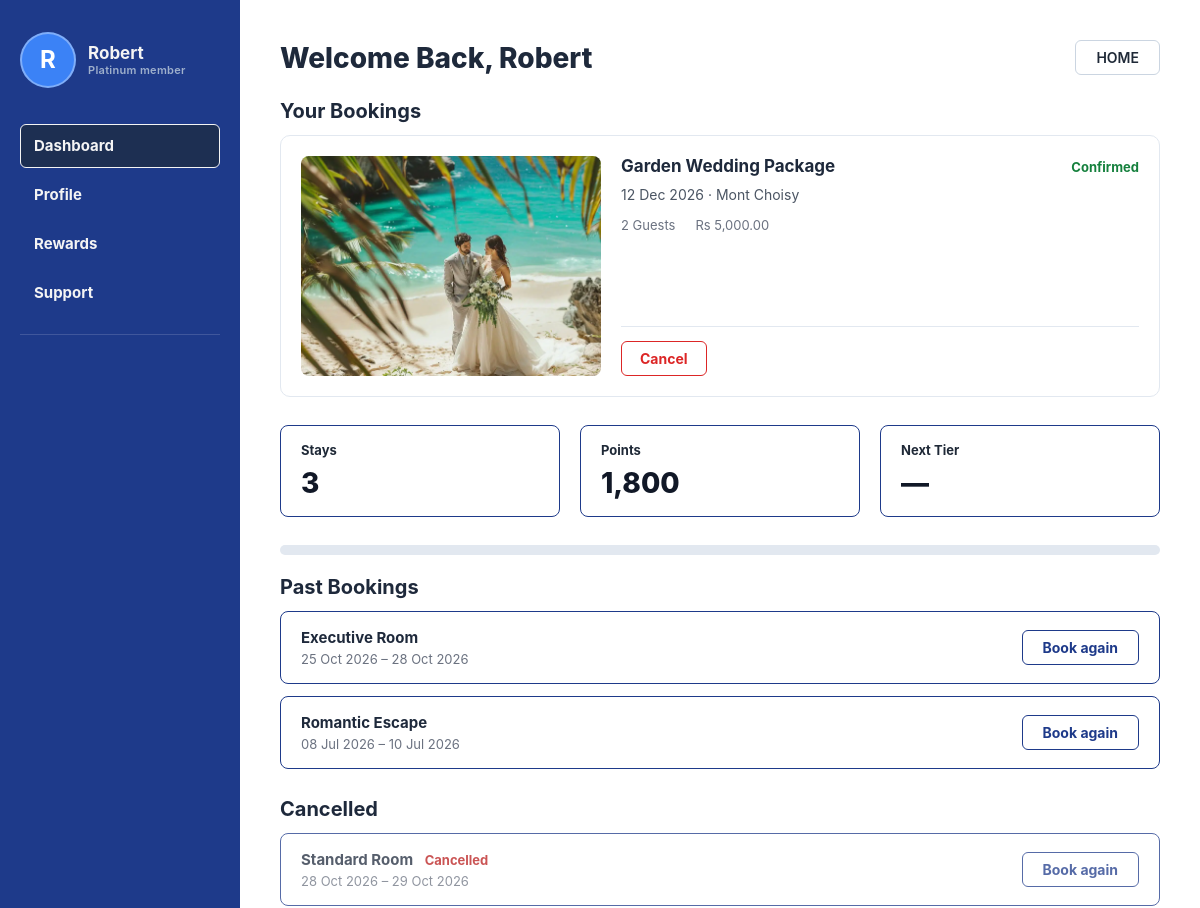
Page /customer-dashboard/ (upper part) on the earlier database version.
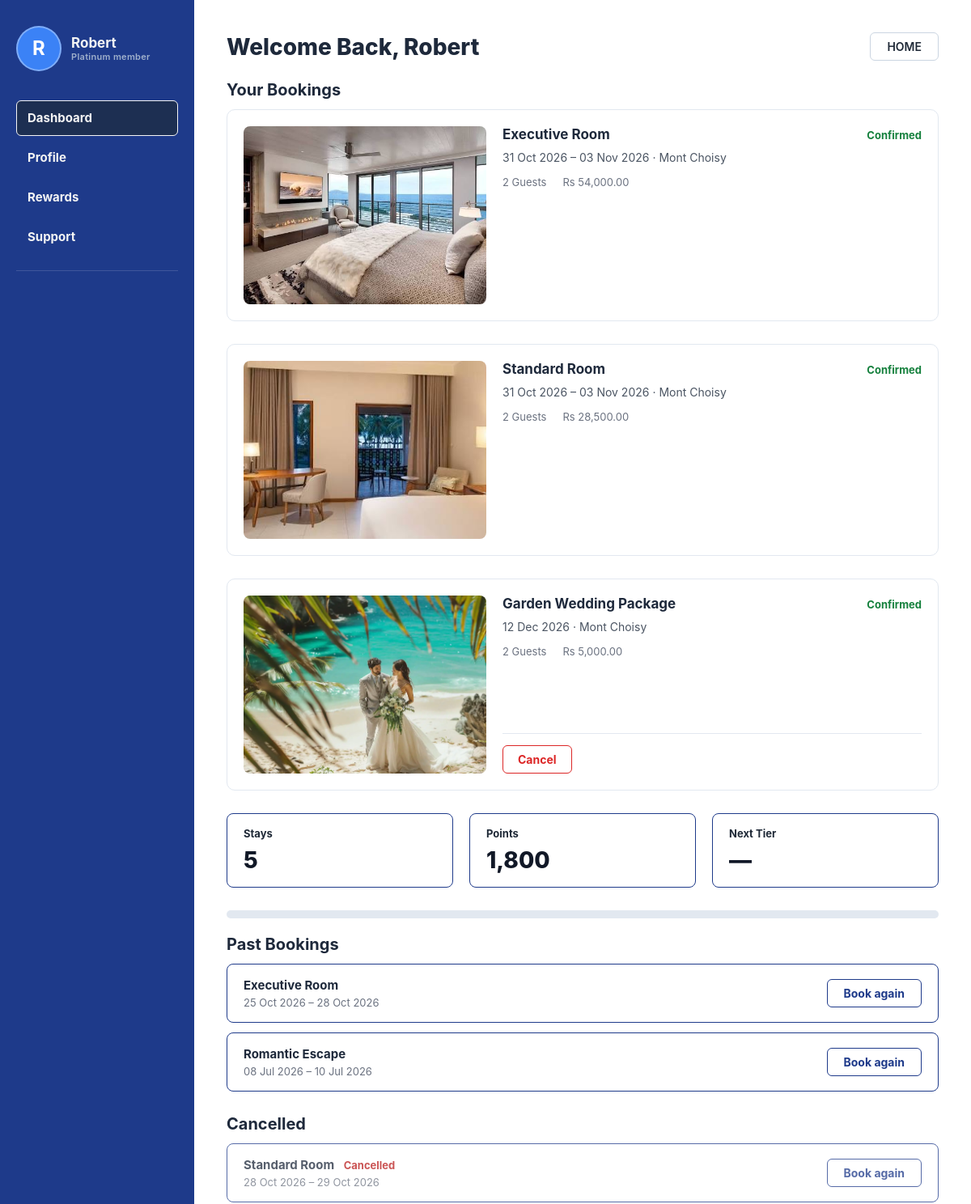
Same page on the later database version.
### StarHotel/hotel/models.py (models this page shows, shortened)
class User(AbstractUser):
    dob = models.DateField(null=True, blank=True)
    phone = models.CharField(max_length=20, blank=True)
    address = models.CharField(max_length=255, blank=True)
    join_date = models.DateField(auto_now_add=True)

class Customer(User):
    nid = models.CharField(max_length=20, unique=True)
    loyalty = models.ForeignKey(
        Loyalty,
        on_delete=models.SET_NULL,
        null=True,
        blank=True,
        related_name='customers'
    )

class Loyalty(models.Model):
    loyalty_num = models.AutoField(primary_key=True)
    tier = models.CharField(max_length=50)
    discount_rate = models.FloatField(default=0.0)
    multiplier_rate = models.FloatField(default=1.0)

class Booking(models.Model):
    TYPE_CHOICES = [
        ('stay', 'Stay'),
        ('event', 'Event'),
        ('activity', 'Activity'),
    ]
    booking_type = models.CharField(max_length=10, choices=TYPE_CHOICES, default='stay')   # <-- NEW
    bk_id = models.AutoField(primary_key=True)
    no_of_guests = models.PositiveIntegerField()
    check_in = models.DateField()
    check_out = models.DateField()
    bk_date = models.DateField(auto_now_add=True)
    bk_status = models.CharField(max_length=20, default='pending')
    estimated_sum = models.DecimalField(max_digits=10, decimal_places=2)
    created_at = models.DateTimeField(auto_now_add=True)
    updated_at = models.DateTimeField(auto_now=True)
    customer = models.ForeignKey(
        Customer,
        on_delete=models.CASCADE,
        related_name='bookings'
    )
    branch = models.ForeignKey(
        Branch,
        on_delete=models.CASCADE,
        related_name='bookings'
    )

class Event(models.Model):
    event_id = models.AutoField(primary_key=True)
    title = models.CharField(max_length=150)
    event_type = models.CharField(max_length=50)
    eventdate = models.DateField()
    start_time = models.TimeField()
    end_time = models.TimeField()
    max_attendees = models.PositiveIntegerField()
    price_per_person = models.DecimalField(max_digits=10, decimal_places=2)
    created_at = models.DateTimeField(auto_now_add=True)
    updated_at = models.DateTimeField(auto_now=True)

class Branch(models.Model):
    branch_id = models.AutoField(primary_key=True)
    branch_name = models.CharField(max_length=100)
    tel_no = models.CharField(max_length=20)
    street = models.CharField(max_length=150)
    city = models.CharField(max_length=100)
    zipcode = models.CharField(max_length=10)
    class Meta:
        verbose_name_plural = "branches"

class Room(models.Model):
    room_id = models.AutoField(primary_key=True)
    room_number = models.CharField(max_length=10, blank=True, default='')
    room_type = models.CharField(max_length=50)
    room_status = models.CharField(max_length=20, default='available')
    price = models.DecimalField(max_digits=10, decimal_places=2)
    branch = models.ForeignKey(
        Branch,
        on_delete=models.CASCADE,
        related_name='rooms'
    )

class Packages(models.Model):
    p_id = models.AutoField(primary_key=True)
    p_name = models.CharField(max_length=100)
    base_price = models.DecimalField(max_digits=10, decimal_places=2)
    is_active = models.BooleanField(default=True)
    valid_from = models.DateField()
    valid_to = models.DateField()
    nights = models.PositiveSmallIntegerField(default=2)
    created_at = models.DateTimeField(auto_now_add=True)
    updated_at = models.DateTimeField(auto_now=True)

### StarHotel/hotel/views.py (the view)
# urls.py: path("customer-dashboard/", views.customer_dashboard, name="customer_dashboard"),
def customer_dashboard(request):
    customer = get_current_customer(request)
    if customer is None:
        return render(request, "hotel/customer_dashboard.html", {"no_customers": True})
    today = date.today()
    bookings = customer.bookings.select_related("branch").prefetch_related(
        "booking_items"
    ).order_by("check_in")
    cards = [_booking_card(b, today) for b in bookings]
    active = [c for c in cards if c["status"] != "cancelled"]
    upcoming = [c for c in active if c["booking"].check_out >= today]
    past = [c for c in active if c["booking"].check_out < today][::-1]
    cancelled = [c for c in cards if c["status"] == "cancelled"]
    points = loyalty_summary(customer, bookings, today)
    context = {
        "customer": customer,
        "upcoming": upcoming,
        "past": past,
        "cancelled": cancelled,
        "stays_count": len(active),
        "points": points["earned"],
        "next_tier": points["next_tier"],
        "to_next": points["to_next"],
        "top_tier": points["top_tier"],
    }
    return render(request, "hotel/customer_dashboard.html", context)

### StarHotel/hotel/views.py (called while the page is built)
def get_current_customer(request):
    if request.user.is_authenticated:
        try:
            return request.user.customer
        except Customer.DoesNotExist:
            pass
    return Customer.objects.select_related("loyalty").first()

### StarHotel/hotel/templates/hotel/customer_dashboard.html (shortened to what this page needs)
{% extends "base.html" %}
{% load static %}
{% block content %}
    <div class="layout">
        <aside class="sidebar">
            <div class="profile">
                <div class="avatar">{{ customer.first_name|default:customer.username|default:"?"|first|upper }}</div>
                <div class="profile-info">
                    <div class="name">{{ customer.first_name|default:customer.username }}</div>
                    <div class="member">{{ customer.loyalty.tier|default:"No tier" }} member</div>
                </div>
            </div>
            <nav id="nav">
                <div class="nav-highlight" id="navHighlight"></div>
                <a href="{% url 'customer_dashboard' %}" class="nav-item {% if request.resolver_match.url_name == 'customer_dashboard' %}active{% endif %}">Dashboard</a>
                <a href="{% url 'customer_profile' %}" class="nav-item {% if request.resolver_match.url_name == 'customer_profile' %}active{% endif %}">Profile</a>
                <a href="{% url 'customer_rewards' %}" class="nav-item {% if request.resolver_match.url_name == 'customer_rewards' %}active{% endif %}">Rewards</a>
                <a href="{% url 'customer_support' %}" class="nav-item {% if request.resolver_match.url_name == 'customer_support' %}active{% endif %}">Support</a>
            </nav>
            <hr class="divider">
        </aside>
        <div class="dashboard-content">
            <div class="content-header">
                <h1>Welcome Back, {{ customer.first_name|default:customer.username }}</h1>
                <a href="{% url 'home' %}" class="btn-home">HOME</a>
            </div>
            <h2 class="section-title">Your Bookings</h2>
            {% for c in upcoming %}
            <div class="booking-card">
                <img src="{% static c.image %}" alt="{{ c.title }}" class="booking-image">
                <div class="booking-details">
                    <div class="booking-title-row">
                        <h3>{{ c.title }}</h3>
                        <span class="booking-status st-{{ c.status }}">{{ c.status_label }}</span>
                    </div>
                    <p>
                        {% if c.single_day %}{{ c.booking.check_in|date:"d M Y" }}{% else %}{{ c.booking.check_in|date:"d M Y" }} &ndash; {{ c.booking.check_out|date:"d M Y" }}{% endif %}
                        &middot; {{ c.booking.branch.branch_name }}
                    </p>
                    <div class="booking-meta">
                        <span>{{ c.booking.no_of_guests }} Guest{{ c.booking.no_of_guests|pluralize }}</span>
                        <span>Rs {{ c.booking.estimated_sum|floatformat:"2g" }}</span>
                    </div>
                    {% if c.can_cancel or c.cancel_locked %}
                    <div class="booking-actions">
                        {% if c.can_cancel %}
                        <form method="post" action="{% url 'cancel_booking' c.booking.bk_id %}"
                              onsubmit="return confirm('Cancel this booking? This cannot be undone.');">
                            <button type="submit" class="btn-action btn-cancel">Cancel</button>
                        </form>
                        {% elif c.cancel_locked %}
                        <button type="button" class="btn-action btn-cancel-locked" disabled>Cancel</button>
                        <span class="cancel-note">Cancellation closes {{ cancel_window_hours }} hours before check-in.</span>
                        {% endif %}
                    </div>
                    {% endif %}
                </div>
            </div>
            {% empty %}
            <p>You have no upcoming bookings. <a href="{% url 'booking' %}">Make a booking</a></p>
            {% endfor %}
            <div class="stats-row">
                <div class="stat-box">
                    <div class="stat-label">Stays</div>
                    <div class="stat-value">{{ stays_count }}</div>
                </div>
                <div class="stat-box">
                    <div class="stat-label">Points</div>
                    <div class="stat-value">{{ points|floatformat:"0g" }}</div>
                </div>
                <div class="stat-box">
                    <div class="stat-label">Next Tier</div>
                    <div class="stat-value">&mdash;</div>
                </div>
            </div>
            <div class="progress-container">
                <div class="progress-track">
                </div>
            </div>
            <h2 class="section-title">Past Bookings</h2>
            {% for c in past %}
            <div class="past-booking-row">
                <div>
                    <div class="past-booking-name">{{ c.title }}</div>
                    <div class="past-booking-dates">
                        {% if c.single_day %}{{ c.booking.check_in|date:"d M Y" }}{% else %}{{ c.booking.check_in|date:"d M Y" }} &ndash; {{ c.booking.check_out|date:"d M Y" }}{% endif %}
                    </div>
                </div>
                <a href="{% url 'book_again' c.booking.bk_id %}" class="btn-book-again">Book again</a>
            </div>
            {% empty %}
            <p>No past bookings yet.</p>
            {% endfor %}
            {% if cancelled %}
            <h2 class="section-title cancelled-title">Cancelled</h2>
            {% for c in cancelled %}
            <div class="past-booking-row muted-row">
                <div>
                    <div class="past-booking-name">{{ c.title }} <span class="booking-status st-cancelled">Cancelled</span></div>
                    <div class="past-booking-dates">
                        {% if c.single_day %}{{ c.booking.check_in|date:"d M Y" }}{% else %}{{ c.booking.check_in|date:"d M Y" }} &ndash; {{ c.booking.check_out|date:"d M Y" }}{% endif %}
                    </div>
                </div>
                <a href="{% url 'book_again' c.booking.bk_id %}" class="btn-book-again">Book again</a>
            </div>
            {% endfor %}
            {% endif %}
        </div>
    </div>
{% endblock %}

### StarHotel/hotel/templates/base.html (shortened to what this page needs)
<!DOCTYPE html>
<html lang="en">
<head>
    {% load static %}
    <link rel="stylesheet" href="{% static 'css/style.css' %}">
</head>
<body>
    <main>
        {% block content %}
        {% endblock %}
    </main>
</body>
</html>

### StarHotel/hotel/templates/hotel/customer_dashboard.html (style rules this page uses)
.booking-status.st-confirmed { color:#15803d; }
.booking-status.st-cancelled { color:#b91c1c; }
.past-booking-row { margin-bottom:12px; }
.section-title.cancelled-title { margin-top:28px; }
.past-booking-name .booking-status { margin-left:8px; }
.muted-row { opacity:.75; }
button.btn-action { font-family: inherit; }
.booking-actions form { margin:0; }
.progress-container { margin: 20px 0; }
.progress-track { width: 100%; height: 10px; background-color: #e2e8f0; border-radius: 5px; overflow: hidden; }

Differences in the rows shown:
added Booking: shows a picture, title "Executive Room", status_label "Confirmed", booking.check_in "31 Oct 2026", booking.check_out "03 Nov 2026", booking.branch.branch_name "Mont Choisy", booking.no_of_guests "2", booking.estimated_sum "54,000.00", shown under "Your Bookings"
added Booking: shows a picture, title "Standard Room", status_label "Confirmed", booking.check_in "31 Oct 2026", booking.check_out "03 Nov 2026", booking.branch.branch_name "Mont Choisy", booking.no_of_guests "2", booking.estimated_sum "28,500.00", shown under "Your Bookings"
Other differences:
{{ stays_count }}: "3" → "5"
